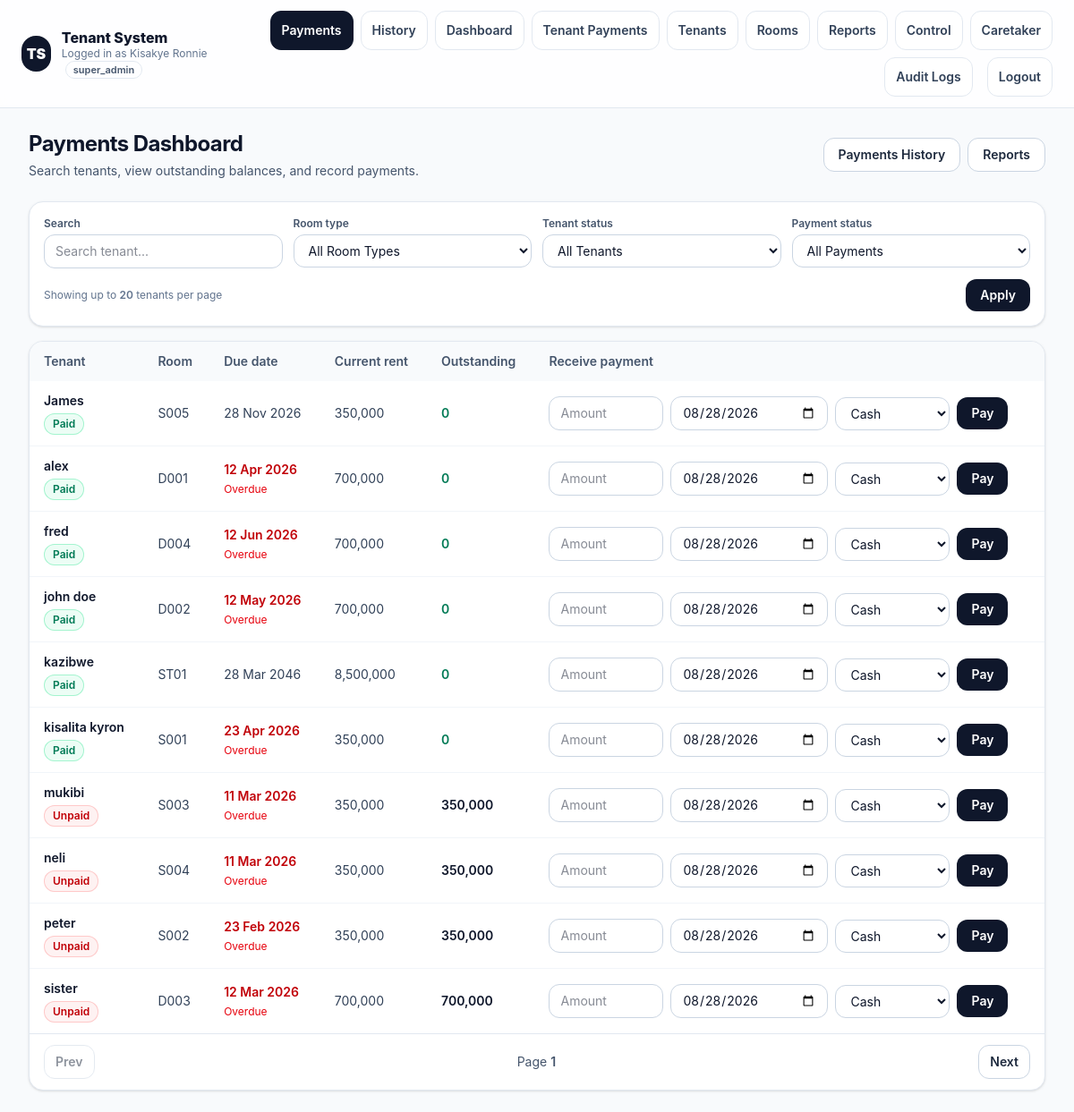
/public/payments.php (signed in), run on an earlier commit of the app's database.
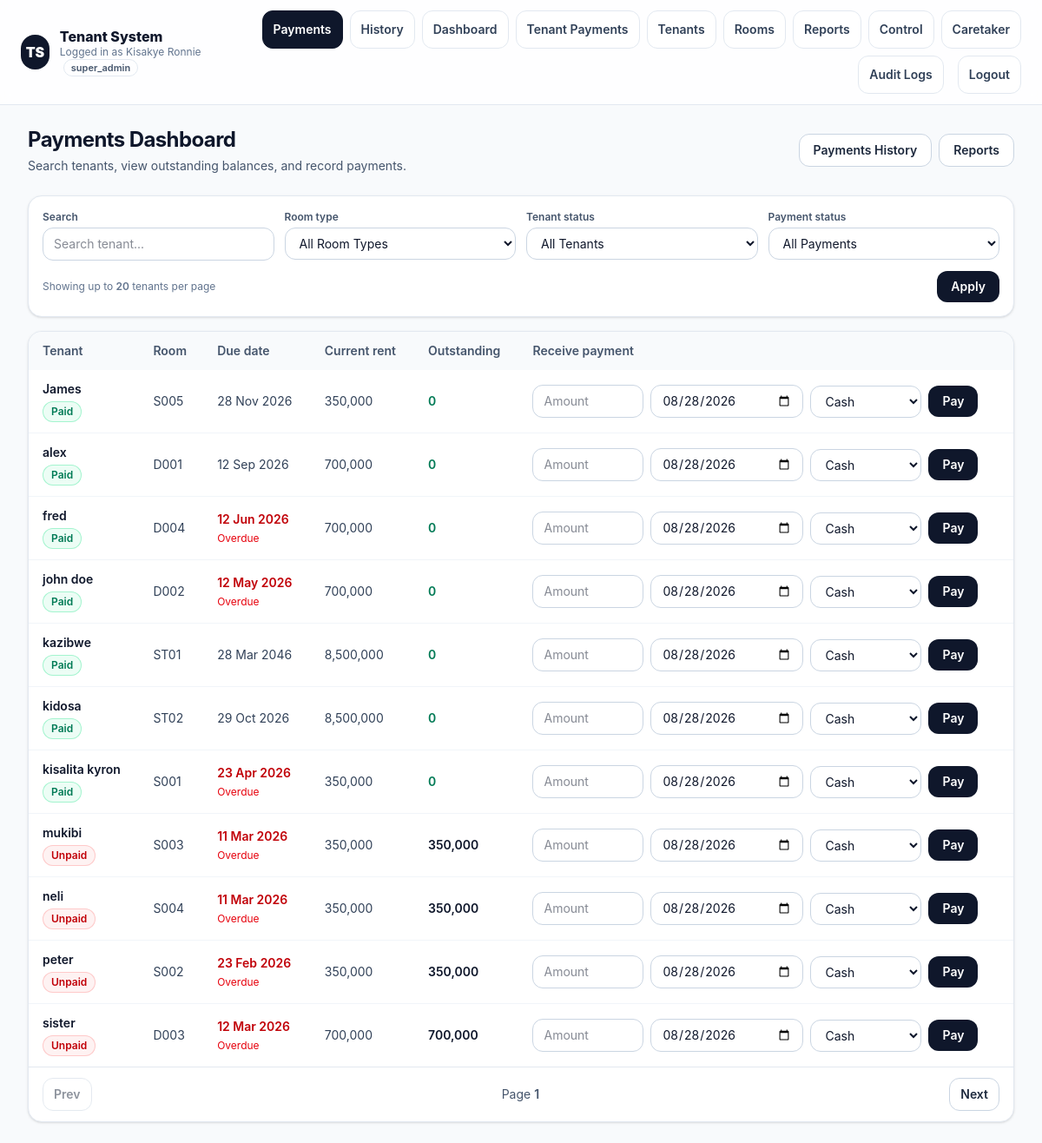
And on a later commit of the database.
### tables this page shows
CREATE TABLE "tenants" (
    id INTEGER PRIMARY KEY AUTOINCREMENT,

    admin_id INTEGER NOT NULL,
    room_id INTEGER,

    full_name TEXT NOT NULL,
    phone TEXT,
    email TEXT,

    move_in_date DATE,
    exit_date DATE,

    status TEXT DEFAULT 'active',

    rent_due_date DATE,
    rent_due_day INTEGER,
    monthly_rent REAL,

    created_at DATETIME,
    updated_at DATETIME
);

### public/tenant_filter.php (called while the page is built, shortened)
<?php
function getFilteredTenants(PDO $pdo, int $admin_id, array $params): array
{
    $month = date('Y-m');
    $search       = isset($params['search']) ? trim((string)$params['search']) : '';
    $roomType     = isset($params['room_type']) ? trim((string)$params['room_type']) : '';
    $tenantStatus = isset($params['tenant_status']) ? trim((string)$params['tenant_status']) : '';
    $limit  = isset($params['limit']) ? (int)$params['limit'] : 10;
    $offset = isset($params['offset']) ? (int)$params['offset'] : 0;
    $sortOrder = (isset($params['sort_order']) && strtoupper((string)$params['sort_order']) === 'DESC')
        ? 'DESC'
        : 'ASC';
    $sortMap = [
        'full_name'              => 't.full_name',
        'room_number'            => 'r.room_number',
        'rent_due_date'          => 't.rent_due_date',
        'monthly_rent_effective' => 'monthly_rent_effective',
        'paid_this_month'        => 'paid_this_month',
        'outstanding_balance'    => 'outstanding_balance',
        'status'                 => 't.status',
    ];
    $sortKey  = isset($params['sort_by']) ? (string)$params['sort_by'] : 'full_name';
    $sortExpr = $sortMap[$sortKey] ?? 't.full_name';
    $sql = "
        SELECT
            t.id,
            t.full_name,
            t.phone,
            t.rent_due_date,
            t.status,
            r.room_number,
            rt.name AS room_type,
            /* Effective rent (tenant override -> room override -> room type default) */
            COALESCE(
                NULLIF(t.monthly_rent, 0),
                NULLIF(r.monthly_rent, 0),
                rt.default_monthly_rent,
                0
            ) AS monthly_rent_effective,
            /* Paid this month */
            COALESCE(SUM(p.amount), 0) AS paid_this_month,
            /* Outstanding = effective rent - paid (never negative) */
            MAX(
                0,
                COALESCE(
                    NULLIF(t.monthly_rent, 0),
                    NULLIF(r.monthly_rent, 0),
                    rt.default_monthly_rent,
                    0
                ) - COALESCE(SUM(p.amount), 0)
            ) AS outstanding_balance
        FROM tenants t
        LEFT JOIN rooms r
            ON r.id = t.room_id
        LEFT JOIN room_types rt
            ON rt.id = r.room_type_id
        LEFT JOIN payments p
            ON p.tenant_id = t.id
            AND strftime('%Y-%m', p.payment_date) = :month
        WHERE t.admin_id = :admin_id
    ";
    $bind = [
        ':admin_id' => $admin_id,
        ':month'    => $month,
    ];
    $sql .= "
        GROUP BY
            t.id, t.full_name, t.phone, t.rent_due_date, t.status, t.monthly_rent,
            r.room_number, r.monthly_rent,
            rt.name, rt.default_monthly_rent
    ";
    $sql .= " ORDER BY {$sortExpr} {$sortOrder} ";
    $sql .= " LIMIT :limit OFFSET :offset ";
    $stmt = $pdo->prepare($sql);
    foreach ($bind as $k => $v) {
        $stmt->bindValue($k, $v);
    }
    $stmt->bindValue(':limit', $limit, PDO::PARAM_INT);
    $stmt->bindValue(':offset', $offset, PDO::PARAM_INT);
    $stmt->execute();
    $rows = $stmt->fetchAll(PDO::FETCH_ASSOC) ?: [];
    foreach ($rows as &$t) {
        $t['monthly_rent_effective'] = (float)($t['monthly_rent_effective'] ?? 0);
        $t['paid_this_month']        = (float)($t['paid_this_month'] ?? 0);
    }
    return $rows;
}
?>

### core/bootstrap.php (called while the page is built, shortened)
<?php
if (!function_exists('humanDate')) {
    function humanDate(?string $date): string
    {
        return date('d M Y', strtotime($date));
    }
}
?>

### public/payments.php (the view, shortened to what the rows shown need)
<?php
require_once __DIR__ . '/../core/bootstrap.php';
require_once __DIR__ . '/tenant_filter.php';
function e($v): string {
    return htmlspecialchars((string)$v, ENT_QUOTES, 'UTF-8');
}
function current_admin_id(): int
{
    if (isset($_SESSION['admin']['id'])) return (int)$_SESSION['admin']['id'];
    return (int)($_SESSION['admin_id'] ?? 0);
}
$pdo = getDB();
$admin_id = current_admin_id();
$search         = trim((string)($_GET['q'] ?? ''));
$room_type      = trim((string)($_GET['room_type'] ?? ''));
$tenant_status  = trim((string)($_GET['tenant_status'] ?? ''));
$payment_status = trim((string)($_GET['payment_status'] ?? ''));
$sort_by        = trim((string)($_GET['sort_by'] ?? 'full_name'));
$sort_order     = strtoupper((string)($_GET['sort_order'] ?? 'ASC')) === 'DESC' ? 'DESC' : 'ASC';
$page           = max(1, (int)($_GET['page'] ?? 1));
$perPage = 20;
$offset  = ($page - 1) * $perPage;
$params = [
    'search'         => $search,
    'room_type'      => $room_type,
    'tenant_status'  => $tenant_status,
    'payment_status' => $payment_status,
    'limit'          => $perPage,
    'offset'         => $offset,
    'sort_by'        => $sort_by,
    'sort_order'     => $sort_order,
];
$tenants = getFilteredTenants($pdo, $admin_id, $params);
function chip(string $label, string $tone): string
{
    $map = [
        'slate'  => 'bg-slate-100 text-slate-700 ring-slate-200',
        'red'    => 'bg-red-50 text-red-700 ring-red-200',
        'green'  => 'bg-emerald-50 text-emerald-700 ring-emerald-200',
        'amber'  => 'bg-amber-50 text-amber-700 ring-amber-200',
        'blue'   => 'bg-sky-50 text-sky-700 ring-sky-200',
    ];
    $cls = $map[$tone] ?? $map['slate'];
    return '<span class="inline-flex items-center rounded-full px-2.5 py-1 text-xs font-semibold ring-1 ring-inset ' . $cls . '">' . e($label) . '</span>';
}
?>
<!doctype html>
<html lang="en">
<head>
   <link rel="stylesheet" href="assets/css/tailwind.css">
<body class="min-h-screen bg-slate-50 text-slate-900">
  <main class="mx-auto max-w-7xl px-4 sm:px-6 lg:px-8 py-6">
    <div class="mb-6 flex flex-col gap-3 sm:flex-row sm:items-center sm:justify-between">
      <div>
        <h1 class="text-2xl font-bold tracking-tight">Payments Dashboard</h1>
      </div>
    </div>
    <div class="overflow-hidden rounded-2xl border border-slate-200 bg-white shadow-sm">
      <div class="overflow-x-auto">
        <table class="min-w-full text-sm" id="tenant-table">
          <thead class="bg-slate-50 text-slate-600">
            <tr>
              <th class="px-4 py-3 text-left font-semibold cursor-pointer select-none" onclick="sortColumn('full_name')">
                Tenant
              </th>
              <th class="px-4 py-3 text-left font-semibold cursor-pointer select-none" onclick="sortColumn('room_number')">
                Room
              </th>
              <th class="px-4 py-3 text-left font-semibold cursor-pointer select-none" onclick="sortColumn('rent_due_date')">
                Due date
              </th>
              <th class="px-4 py-3 text-left font-semibold cursor-pointer select-none" onclick="sortColumn('monthly_rent_effective')">
                Current rent
              </th>
              <th class="px-4 py-3 text-left font-semibold cursor-pointer select-none" onclick="sortColumn('outstanding_balance')">
                Outstanding
              </th>
              <th class="px-4 py-3 text-left font-semibold">
                Receive payment
              </th>
            </tr>
          </thead>
          <tbody class="divide-y divide-slate-100">
          <?php foreach ($tenants as $t): ?>
            <?php
              $dueRaw = (string)($t['rent_due_date'] ?? '');
              $isOverdue = ($dueRaw !== '' && strtotime($dueRaw) !== false && strtotime($dueRaw) < strtotime(date('Y-m-d')));
              $out = (float)($t['outstanding_balance'] ?? 0);
              $rent = (float)($t['monthly_rent_effective'] ?? 0);
              if ($out <= 0.00001) {
                  $payChip = chip('Paid', 'green');
              } elseif ($out < $rent && $rent > 0) {
                  $payChip = chip('Partial', 'amber');
              } else {
                  $payChip = chip('Unpaid', 'red');
              }
            ?>
            <tr class="hover:bg-slate-50">
              <td class="px-4 py-3">
                <div class="font-semibold text-slate-900"><?= e($t['full_name'] ?? '') ?></div>
                <div class="mt-1 text-xs text-slate-500">
                  <?= $payChip ?>
                </div>
              </td>
              <td class="px-4 py-3 text-slate-700">
                <?= e($t['room_number'] ?? '-') ?>
              </td>
              <td class="px-4 py-3">
                <div class="<?= $isOverdue ? 'text-red-700 font-semibold' : 'text-slate-700' ?>">
                  <?= e(humanDate($dueRaw)) ?>
                </div>
                <?php if ($isOverdue): ?>
                  <div class="mt-1 text-xs text-red-600">Overdue</div>
                <?php endif; ?>
              </td>
              <td class="px-4 py-3 text-slate-700">
                <?= number_format($rent, 0) ?>
              </td>
              <td class="px-4 py-3">
                <div class="font-semibold <?= $out > 0 ? 'text-slate-900' : 'text-emerald-700' ?>">
                  <?= number_format($out, 0) ?>
                </div>
              </td>
              <td class="px-4 py-3">
                <form method="post" class="flex flex-col gap-2 md:flex-row md:items-center">
                  <input type="number" name="amount" required placeholder="Amount"
                         class="w-full md:w-32 rounded-xl border border-slate-300 bg-white px-3 py-2 text-sm outline-none focus:border-slate-400">
                  <input type="date" name="payment_date" value="<?= e(date('Y-m-d')) ?>"
                         class="w-full md:w-44 rounded-xl border border-slate-300 bg-white px-3 py-2 text-sm outline-none focus:border-slate-400">
                  <select name="method"
                          class="w-full md:w-32 rounded-xl border border-slate-300 bg-white px-3 py-2 text-sm outline-none focus:border-slate-400">
                    <option value="cash">Cash</option>
                  </select>
                  <button name="receive_payment"
                          class="inline-flex items-center justify-center rounded-xl bg-slate-900 px-4 py-2 text-sm font-semibold text-white hover:bg-slate-800">
                    Pay
                  </button>
                </form>
              </td>
            </tr>
          <?php endforeach; ?>
          </tbody>
        </table>
      </div>
    </div>
  </main>
</body>
</html>

What changed in the data, as far as the page shows it:
changed tenants "alex": rent_due_date "12 Apr 2026" → "12 Sep 2026"; no longer shows "Overdue"
added tenants: full_name "kidosa", label "Paid", room_number "ST02", rent_due_date "29 Oct 2026", rent "8,500,000", out "0"
